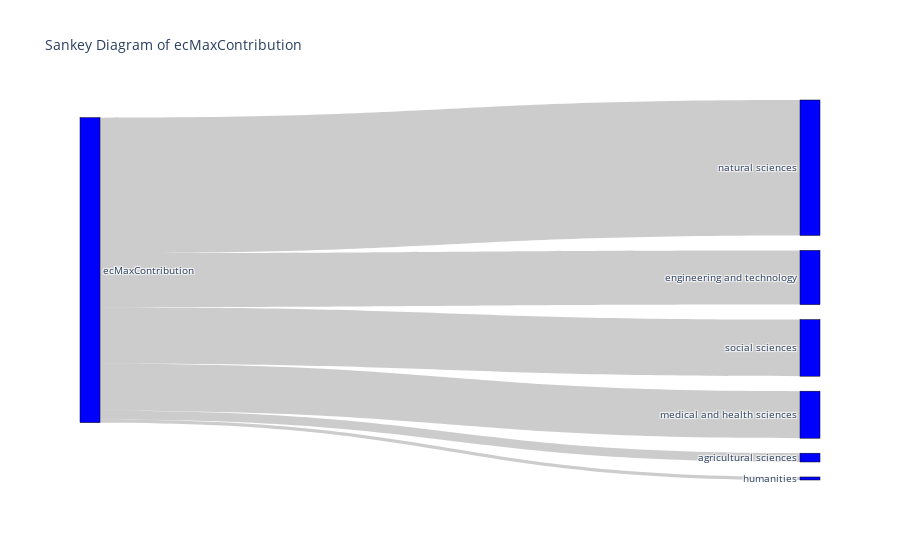

Write notebook code for a chart like this one.
### Code cell
# Create the Sankey diagram
fig = go.Figure(data=[go.Sankey(
    node=dict(
        pad=15,
        thickness=20,
        line=dict(color="black", width=0.5),
        label=labels,
        color="blue"
    ),
    link=dict(
        source=sankey_field['source'],
        target=sankey_field['target'],
        value=sankey_field['value']
    )
)])

fig.update_layout(title_text="Sankey Diagram of ecMaxContribution (Field)", font_size=10)
fig.show()

### Figure 1 — Plotly figure (JSON) as saved in the notebook; plotly's stock layout.template omitted (floating-point values rounded to 4 significant figures)
{"data": [{"link": {"source": [0, 0, 0, 0, 0, 0], "target": [1, 2, 3, 4, 5, 6], "value": [2.878, 17.78, 0.991, 15.41, 44.39, 18.55]}, "node": {"color": "blue", "label": ["ecMaxContribution", "agricultural sciences", "engineering and technology", "humanities", "medical and health sciences", "natural sciences", "social sciences"], "line": {"color": "black", "width": 0.5}, "pad": 15, "thickness": 20}, "type": "sankey"}], "layout": {"font": {"size": 10}, "title": {"text": "Sankey Diagram of ecMaxContribution"}}}
